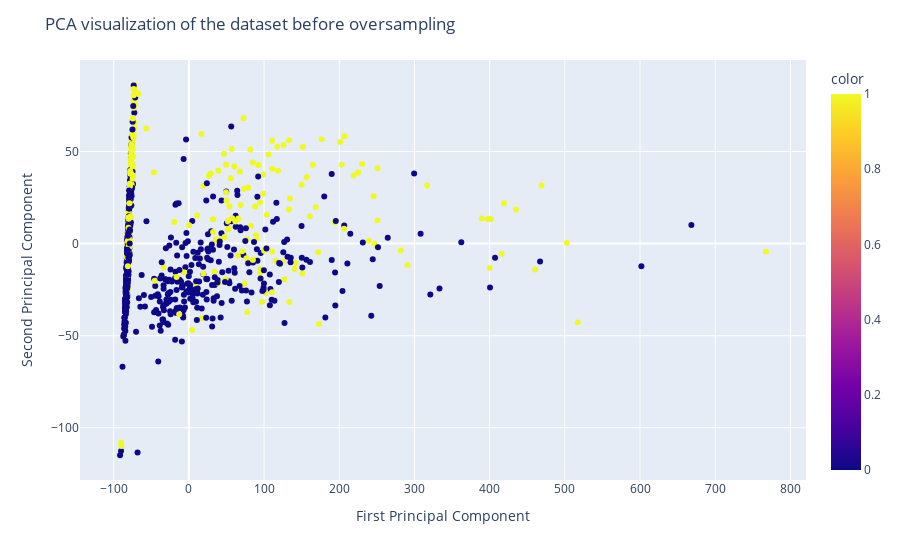
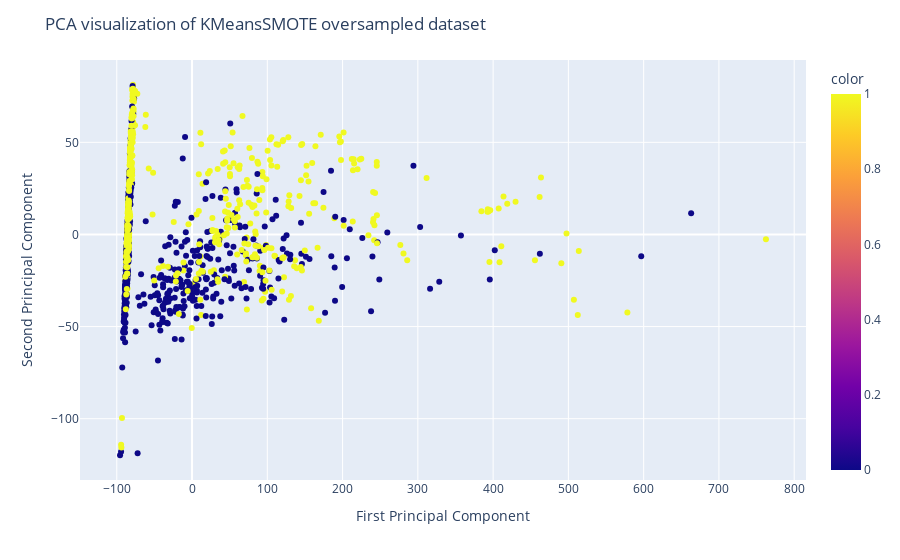
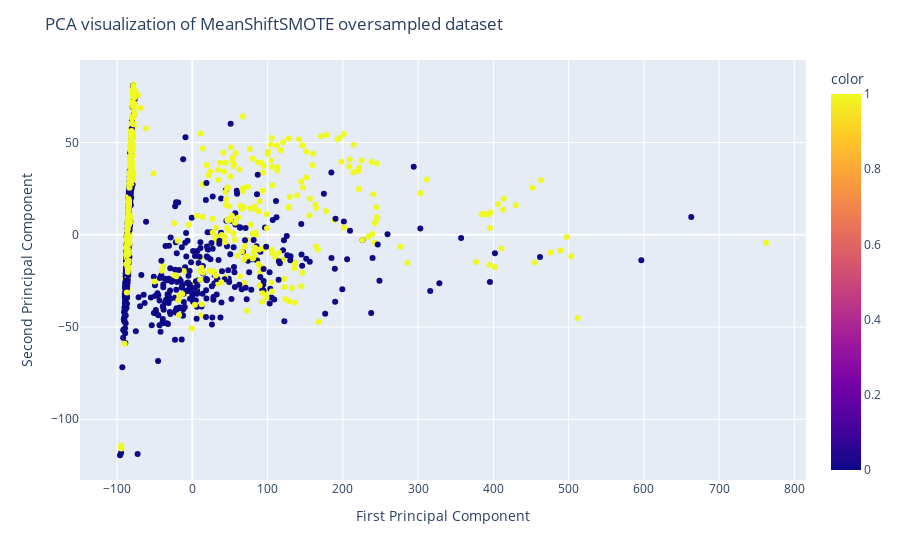
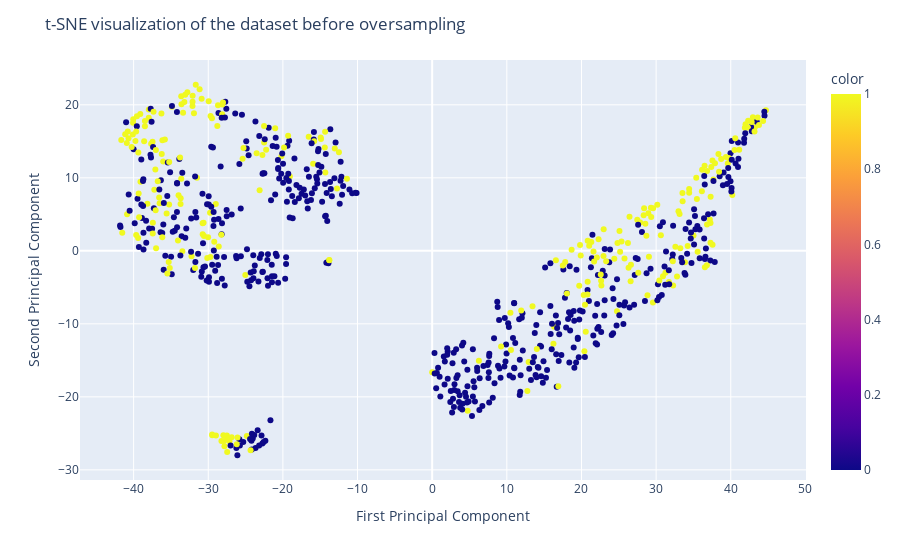

Notebook code for these charts, in order:
### Markdown cell above
#### Przedstawienie wyników preprocessingu z uzyciem metod redukcji wymiarów (t-SNE, PCA)

### Code cell
from sklearn.decomposition import PCA
from sklearn.manifold import TSNE
import plotly.express as px

def display_cluster_plots_before_and_after():
    file_path = 'mild-imbalance/pima.dat'
    X, y = load_dataset(file_path)

    oversamplings = ["KMeansSMOTE", "MeanShiftSMOTE"]
    features_reduction_methods = ["PCA", "t-SNE"]
    for features_reduction_method in features_reduction_methods:
        if features_reduction_method == 'PCA':
            reductor = PCA(n_components=2)
        else:
            reductor = TSNE(n_components=2)
        X_transformed = reductor.fit_transform(X)
        fig = px.scatter(x=X_transformed[:, 0], y=X_transformed[:, 1], color=y)
        fig.update_layout(
            title=f"{features_reduction_method} visualization of the dataset before oversampling",
            xaxis_title="First Principal Component",
            yaxis_title="Second Principal Component",
        )
        fig.show()
        for oversampling in oversamplings:
            if oversampling == "KMeansSMOTE":
                X_resampled, y_resampled = KMeans_SMOTE(X, y, 3)
            else:
                X_resampled, y_resampled = MeanShift_SMOTE(X, y)
            X_transformed = reductor.fit_transform(X_resampled)
            fig = px.scatter(x=X_transformed[:, 0], y=X_transformed[:, 1], color=y_resampled)
            fig.update_layout(
                title=f"{features_reduction_method} visualization of {oversampling} oversampled dataset",
                xaxis_title="First Principal Component",
                yaxis_title="Second Principal Component",
            )
            fig.show()
display_cluster_plots_before_and_after()

### Figure 1 — Plotly figure (JSON) as saved in the notebook; plotly's stock layout.template omitted (floating-point values rounded to 4 significant figures; data arrays with more than 128 entries replaced by an {"elided": "..."} marker saying what was removed)
{"data": [{"hovertemplate": "x=%{x}<br>y=%{y}<br>color=%{marker.color}<extra></extra>", "legendgroup": "", "marker": {"color": {"elided": "768 int values"}, "coloraxis": "coloraxis", "symbol": "circle"}, "mode": "markers", "name": "", "orientation": "v", "showlegend": false, "type": "scatter", "x": {"elided": "768 float values"}, "xaxis": "x", "y": {"elided": "768 float values"}, "yaxis": "y"}], "layout": {"coloraxis": {"colorbar": {"title": {"text": "color"}}, "colorscale": [[0, "#0d0887"], [0.1111, "#46039f"], [0.2222, "#7201a8"], [0.3333, "#9c179e"], [0.4444, "#bd3786"], [0.5556, "#d8576b"], [0.6667, "#ed7953"], [0.7778, "#fb9f3a"], [0.8889, "#fdca26"], [1, "#f0f921"]]}, "legend": {"tracegroupgap": 0}, "margin": {"t": 60}, "title": {"text": "PCA visualization of the dataset before oversampling"}, "xaxis": {"anchor": "y", "domain": [0, 1], "title": {"text": "First Principal Component"}}, "yaxis": {"anchor": "x", "domain": [0, 1], "title": {"text": "Second Principal Component"}}}}

### Figure 2 — Plotly figure (JSON) as saved in the notebook; plotly's stock layout.template omitted (floating-point values rounded to 4 significant figures; data arrays with more than 128 entries replaced by an {"elided": "..."} marker saying what was removed)
{"data": [{"hovertemplate": "x=%{x}<br>y=%{y}<br>color=%{marker.color}<extra></extra>", "legendgroup": "", "marker": {"color": {"elided": "1000 int values"}, "coloraxis": "coloraxis", "symbol": "circle"}, "mode": "markers", "name": "", "orientation": "v", "showlegend": false, "type": "scatter", "x": {"elided": "1000 float values"}, "xaxis": "x", "y": {"elided": "1000 float values"}, "yaxis": "y"}], "layout": {"coloraxis": {"colorbar": {"title": {"text": "color"}}, "colorscale": [[0, "#0d0887"], [0.1111, "#46039f"], [0.2222, "#7201a8"], [0.3333, "#9c179e"], [0.4444, "#bd3786"], [0.5556, "#d8576b"], [0.6667, "#ed7953"], [0.7778, "#fb9f3a"], [0.8889, "#fdca26"], [1, "#f0f921"]]}, "legend": {"tracegroupgap": 0}, "margin": {"t": 60}, "title": {"text": "PCA visualization of KMeansSMOTE oversampled dataset"}, "xaxis": {"anchor": "y", "domain": [0, 1], "title": {"text": "First Principal Component"}}, "yaxis": {"anchor": "x", "domain": [0, 1], "title": {"text": "Second Principal Component"}}}}

### Figure 3 — Plotly figure (JSON) as saved in the notebook; plotly's stock layout.template omitted (floating-point values rounded to 4 significant figures; data arrays with more than 128 entries replaced by an {"elided": "..."} marker saying what was removed)
{"data": [{"hovertemplate": "x=%{x}<br>y=%{y}<br>color=%{marker.color}<extra></extra>", "legendgroup": "", "marker": {"color": {"elided": "999 int values"}, "coloraxis": "coloraxis", "symbol": "circle"}, "mode": "markers", "name": "", "orientation": "v", "showlegend": false, "type": "scatter", "x": {"elided": "999 float values"}, "xaxis": "x", "y": {"elided": "999 float values"}, "yaxis": "y"}], "layout": {"coloraxis": {"colorbar": {"title": {"text": "color"}}, "colorscale": [[0, "#0d0887"], [0.1111, "#46039f"], [0.2222, "#7201a8"], [0.3333, "#9c179e"], [0.4444, "#bd3786"], [0.5556, "#d8576b"], [0.6667, "#ed7953"], [0.7778, "#fb9f3a"], [0.8889, "#fdca26"], [1, "#f0f921"]]}, "legend": {"tracegroupgap": 0}, "margin": {"t": 60}, "title": {"text": "PCA visualization of MeanShiftSMOTE oversampled dataset"}, "xaxis": {"anchor": "y", "domain": [0, 1], "title": {"text": "First Principal Component"}}, "yaxis": {"anchor": "x", "domain": [0, 1], "title": {"text": "Second Principal Component"}}}}

### Figure 4 — Plotly figure (JSON) as saved in the notebook; plotly's stock layout.template omitted (floating-point values rounded to 4 significant figures; data arrays with more than 128 entries replaced by an {"elided": "..."} marker saying what was removed)
{"data": [{"hovertemplate": "x=%{x}<br>y=%{y}<br>color=%{marker.color}<extra></extra>", "legendgroup": "", "marker": {"color": {"elided": "768 int values"}, "coloraxis": "coloraxis", "symbol": "circle"}, "mode": "markers", "name": "", "orientation": "v", "showlegend": false, "type": "scatter", "x": {"elided": "768 float values"}, "xaxis": "x", "y": {"elided": "768 float values"}, "yaxis": "y"}], "layout": {"coloraxis": {"colorbar": {"title": {"text": "color"}}, "colorscale": [[0, "#0d0887"], [0.1111, "#46039f"], [0.2222, "#7201a8"], [0.3333, "#9c179e"], [0.4444, "#bd3786"], [0.5556, "#d8576b"], [0.6667, "#ed7953"], [0.7778, "#fb9f3a"], [0.8889, "#fdca26"], [1, "#f0f921"]]}, "legend": {"tracegroupgap": 0}, "margin": {"t": 60}, "title": {"text": "t-SNE visualization of the dataset before oversampling"}, "xaxis": {"anchor": "y", "domain": [0, 1], "title": {"text": "First Principal Component"}}, "yaxis": {"anchor": "x", "domain": [0, 1], "title": {"text": "Second Principal Component"}}}}
